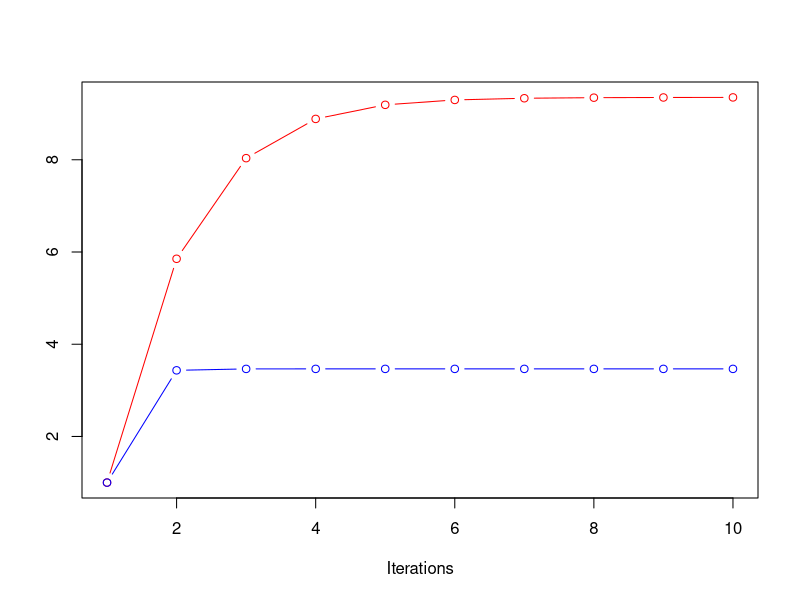

Write R code to recreate this figure.
z = read.table('z.txt', header = FALSE, sep = "", dec = ".")
u = read.table('u.txt', header = FALSE, sep = "", dec = ".")
n = length(z[,])
lambda_0_next <- function(lambda_0_prev){
  sum = 0
  for (i in 1:n){
    if (u[i,] == 1){
      sum = sum + z[i,]
    }
    else {
      sum = sum + 1.0/lambda_0_prev - z[i,]/(exp(lambda_0_prev * z[i,])-1)
    }
  }
  return(n/sum)
}
lambda_1_next <- function(lambda_1_prev){
  sum = 0
  for (i in 1:n){
    if (u[i,] == 0){
      sum = sum + z[i,]
    }
    else {
      sum = sum + 1.0/lambda_1_prev - z[i,]/(exp(lambda_1_prev * z[i,])-1)
    }
  }
  return(n/sum)
}
MAXITER = 10
lambda_0_list = numeric(MAXITER)
lambda_1_list = numeric(MAXITER)
lambda_0 = 1.0
lambda_1 = 1.0
lambda_0_list[1] = lambda_0
lambda_1_list[1] = lambda_1
for (j in 1:(MAXITER-1)){
    lambda_0_list[j+1] = lambda_0_next(lambda_0_list[j])
    lambda_1_list[j+1] = lambda_1_next(lambda_1_list[j])
}

plot(lambda_1_list, type="b", main="", xlab = "Iterations", ylab="", col="red")
lines(lambda_0_list, type="b", col="blue")
#legend("topleft", main=c(expression(lambda[1]), expression(lambda[0])), col = c("red","blue"), type=c("b","b"))
  